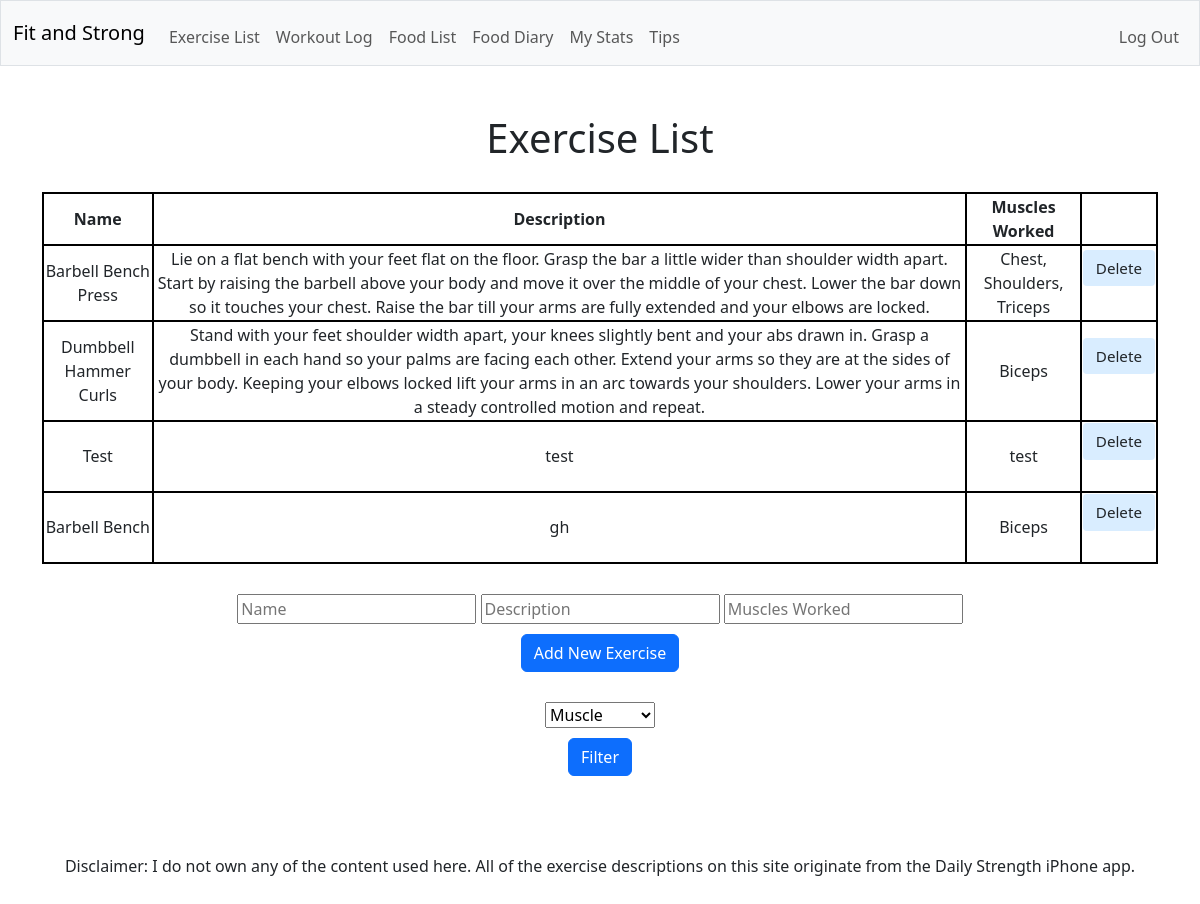
/exerciselist (signed in), run on an earlier commit of the app's database.
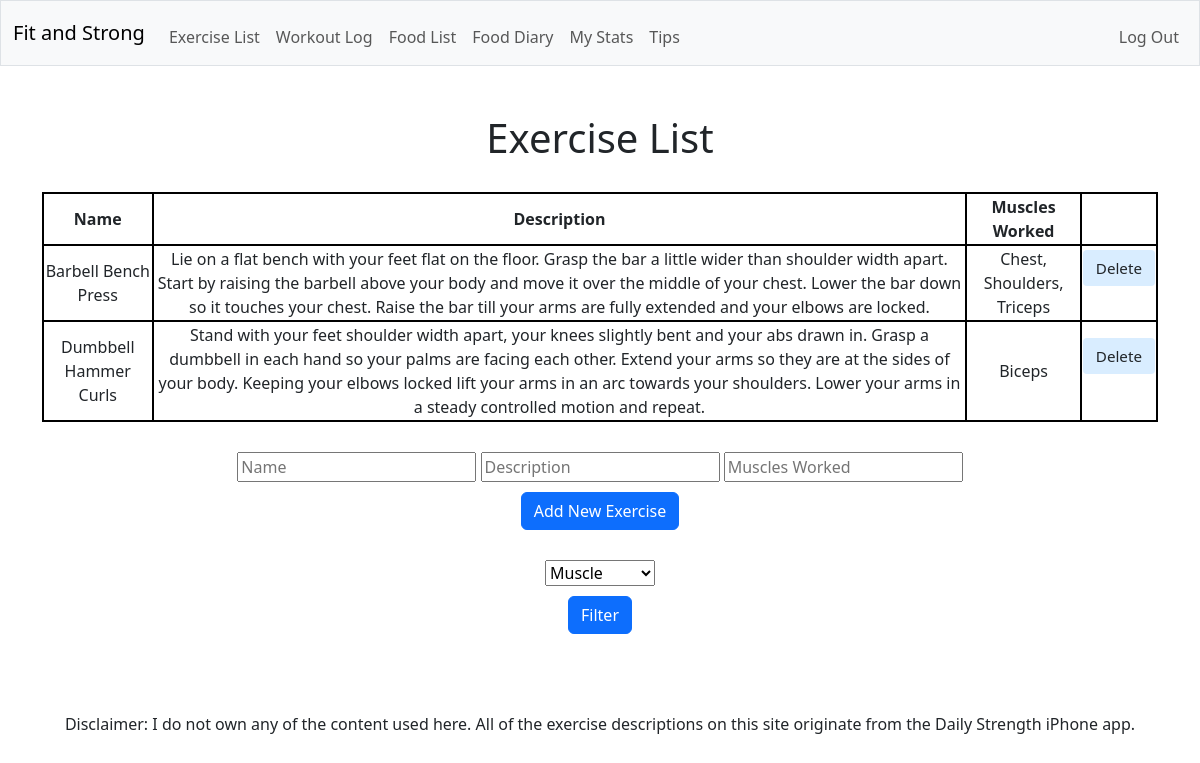
And on a later commit of the database.
### tables this page shows
CREATE TABLE "exercises" (
  "id" INTEGER,
  "name" TEXT NOT NULL,
  "description" TEXT NOT NULL,
  "muscles_used" TEXT NOT NULL,
  PRIMARY KEY("id")
);

### app.py (the view)
@app.route("/exerciselist", methods=["GET", "POST"])
@login_required
def exerciselist():
    if request.method == "POST":
      name = request.form.get("exercise-name")
      desc = request.form.get("exercise-desc")
      muscles = request.form.get("exercise-muscles")
      db.execute(
        """INSERT INTO "exercises" ("name", "description", "muscles_used")
        VALUES (?, ?, ?)""",
        name, desc, muscles
      )
      return redirect("/exerciselist")
    else:
      exercises = db.execute("SELECT * FROM exercises;")
      return render_template("exerciselist.html", exercises=exercises)

### app.py (called while the page is built)
def login_required(f):
    @wraps(f)
    def decorated_function(*args, **kwargs):
        if session.get("user_id") is None:
            return redirect("/login")
        return f(*args, **kwargs)
    return decorated_function

### templates/exerciselist.html (shortened to what this page needs)
{% extends "layout.html" %}
{% block main %}
  <h1>Exercise List</h1>
  <table>
    <thead>
        <tr>
            <th>Name</th>
            <th>Description</th>
            <th>Muscles Worked</th>
        </tr>
    </thead>
    <tbody>
        {% for exercise in exercises %}
        <tr>
            <td>{{ exercise.name }}</td>
            <td>{{ exercise.description }}</td>
            <td>{{ exercise.muscles_used }}</td>
            <td>
                <form action="/deleteexercise/{{ exercise.id }}" method="post">
                <input class="btn" type="submit" name="delete" value="Delete">
                </form>
            </td>
        </tr>
        {% endfor %}
    </tbody>
</table>
<form action="/exerciselist" method="post">
  <div>
      <input autocomplete="off" autofocus name="exercise-name" placeholder="Name" type="text">
      <input autocomplete="off" name="exercise-desc" placeholder="Description" type="text">
      <input autocomplete="off" name="exercise-muscles" placeholder="Muscles Worked" type="text">
  </div>
  <button type="submit" class="btn btn-primary">Add New Exercise</button>
</form>
<form action="/filteredexerciselist" method="get">
  <div>
      <select name="musclefilter">
          <option disabled selected value="">Muscle</option>
      </select>
  </div>
  <button type="submit" class="btn btn-primary">Filter</button>
</form>
{% endblock %}

### templates/layout.html (shortened to what this page needs)
<!DOCTYPE html>
<html lang="en">
    <head>
        <link href="https://cdn.jsdelivr.net/npm/bootstrap@5.3.2/dist/css/bootstrap.min.css" rel="stylesheet">
        <link href="../static/style.css" rel="stylesheet">
    </head>
    <body>
        <nav class="bg-light border navbar navbar-expand-md navbar-light">
            <div class="container-fluid">
                <a class="navbar-brand" href="/">Fit and Strong</a>
                <div class="collapse navbar-collapse" id="navbar">
                    {% if session["user_id"] %}
                        <ul class="navbar-nav me-auto mt-2">
                            <li class="nav-item"><a class="nav-link" href="/exerciselist">Exercise List</a></li>
                            <li class="nav-item"><a class="nav-link" href="/workoutlog">Workout Log</a></li>
                            <li class="nav-item"><a class="nav-link" href="/foodlist">Food List</a></li>
                            <li class="nav-item"><a class="nav-link" href="/fooddiary">Food Diary</a></li>
                            <li class="nav-item"><a class="nav-link" href="/mystats">My Stats</a></li>
                            <li class="nav-item"><a class="nav-link" href="/tips">Tips</a></li>
                        </ul>
                        <ul class="navbar-nav ms-auto mt-2">
                            <li class="nav-item"><a class="nav-link" href="/logout">Log Out</a></li>
                        </ul>
                    {% else %}
                        <ul class="navbar-nav ms-auto mt-2">
                            <li class="nav-item"><a class="nav-link" href="/register">Register</a></li>
                            <li class="nav-item"><a class="nav-link" href="/login">Log In</a></li>
                        </ul>
                    {% endif %}
                </div>
            </div>
        </nav>
      <main class="container py-5 text-center">
          {% block main %}{% endblock %}
      </main>
      <footer class="mb-5">
        <p>Disclaimer: I do not own any of the content used here. All of the exercise descriptions on this site originate from the Daily Strength iPhone app.</p>
      </footer>
    </body>
</html>

### static/style.css (style rules this page uses)
table { border: 2px solid black; margin-top: 30px; margin-bottom: 30px; }
thead { border: 2px solid black; }
tbody { border: 2px solid black; }
th { border: 2px solid black; }
tr { border: 2px solid black; }
td { border: 2px solid black; }
button { margin-top: 10px; }
footer { text-align: center; }
button, input[type="submit"] { background-color: #d9edff; border: 1px solid transparent; border-radius: 0.25rem; font-size: 0.95rem; font-weight: 400; line-height: 1.5; padding: 0.375rem 0.75rem; text-align: center; transition: color 0.15s ease-in-out, background-color 0.15s ease-in-out, border-color 0.15s ease-in-out, box-shadow 0.15s ease-in-out; vertical-align: middle; }
form { margin-bottom: 30px; }

What changed in the data, as far as the page shows it:
removed exercises: name "Test", description "test", muscles_used "test"
removed exercises: name "Barbell Bench", description "gh", muscles_used "Biceps"
